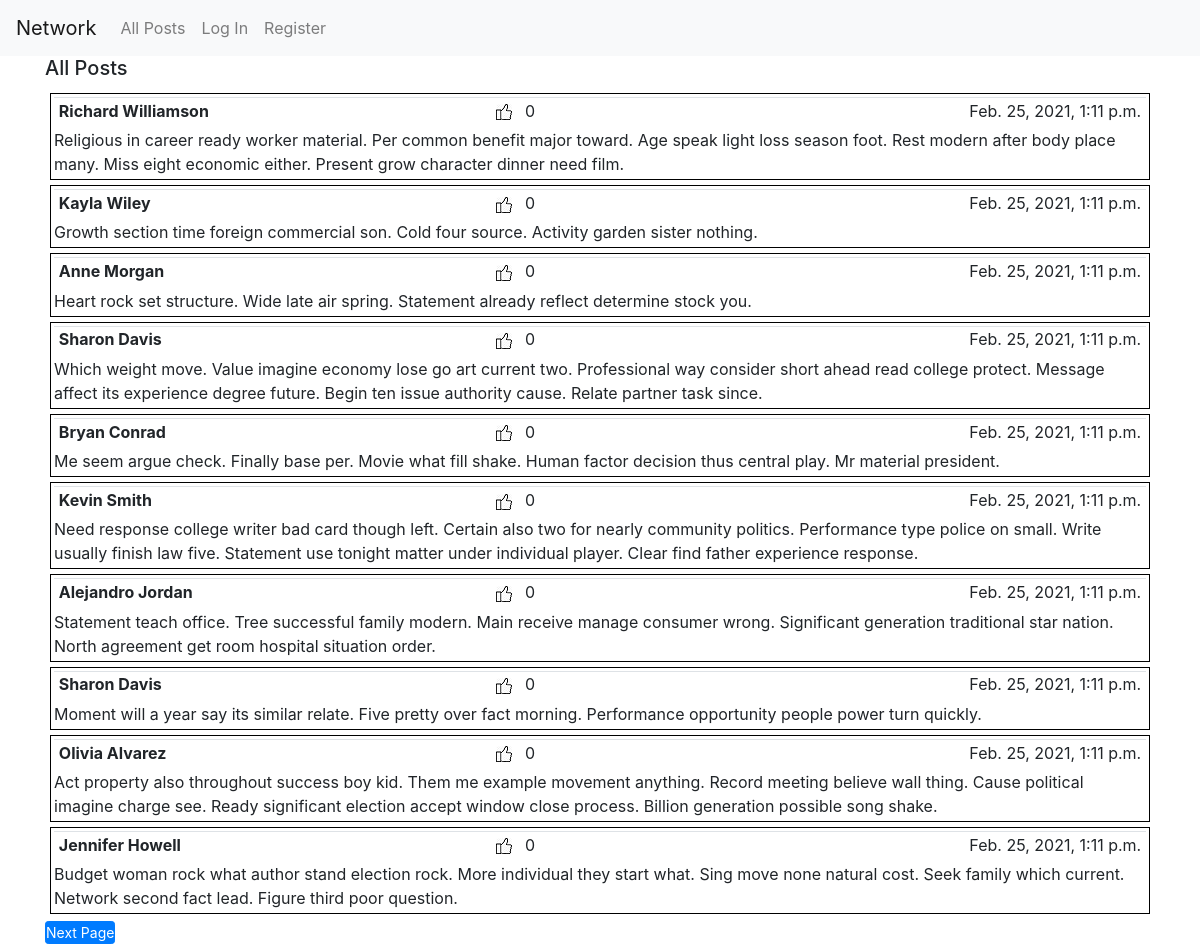
The page / on the database its author committed.
### network/models.py (models this page shows, shortened)
class Post(models.Model):
    user = models.ForeignKey("User", on_delete=models.CASCADE, related_name='posts')
    timestamp = models.DateTimeField(auto_now_add=True)
    body = models.TextField(blank=False)
    likes = models.IntegerField(default=0)
    unlikes = models.IntegerField(default=0)

class User(AbstractUser):
    pass

### network/views.py (the view)
# urls.py: path("", views.index, name="index"),
def index(request):
    all_posts = Post.objects.all().order_by('-timestamp')
    paginator = Paginator(all_posts, 10)
    page_number = request.GET.get('page')
    page_obj = paginator.get_page(page_number)
    return render(request, 'network/index.html', {'page_obj': page_obj})

### network/templates/network/index.html (shortened to what this page needs)
{% extends "network/layout.html" %}
{% load static %}
{% block body %}
    <div id="all-post-view">
        <h5>All Posts</h5>
        <div class="pagination">
            <span class="step-links">
                {% for post in page_obj %}
                <div class="posts">
                    {% if post.user.username == user.username %}
                        <div class="match">
                            <table class = "table table-sm">
                            <tr>
                                <td width="40%"><b>{{ post.user.first_name }} {{ post.user.last_name }}</b></td>
                                <td width="30%"><img src="{% static 'like-128.jpg' %}"> &nbsp {{ post.likes }}</td>
                                <td width="30%"><span style="float: right">{{ post.timestamp }}</span></td>
                            </tr>
                            </table>
                            {{ post.body }}
                        </div>
                    {% else %}
                            <table class = "table table-sm">
                            <tr>
                                <td width="40%"><b>{{ post.user.first_name }} {{ post.user.last_name }}</b></td>
                                <td width="30%"><img src="{% static 'like-128.jpg' %}"> &nbsp {{ post.likes }}</td>
                                <td width="30%"><span style="float: right">{{ post.timestamp }}</span></td>
                            </tr>
                            </table>
                            {{ post.body }}
                    {% endif %}
                </div>
                {% endfor %}
                {% if page_obj.has_next %}
                    <a class="btn btn-primary btn-sm" href="?page={{ page_obj.next_page_number }}">Next Page</a>
                {% endif %}
            </span>
        </div>
    </div>
{% endblock %}

### network/static/network/styles.css (style rules this page uses)
html { font-family: Arial, sans-serif; }
.posts { max-height: 100px; overflow-y: auto; padding: 3px; margin: 5px; border: 1px solid black; }
.btn { padding: 0px; }
.table { padding: 3px; border-collapse: collapse; margin-bottom: 3px; }
td { padding: 0px; line-height: 1; }

### rows shown on the page
Post: user.first_name "Richard", user.last_name "Williamson", likes "0", timestamp "Feb. 25, 2021, 1:11 p.m.", body "Religious in career ready worker material. Per common benefit major toward. Age speak light loss season foot. Rest modern after body place many. Miss eight economic either. Present grow character dinner need film."
Post: user.first_name "Kayla", user.last_name "Wiley", likes "0", timestamp "Feb. 25, 2021, 1:11 p.m.", body "Growth section time foreign commercial son. Cold four source. Activity garden sister nothing."
Post: user.first_name "Anne", user.last_name "Morgan", likes "0", timestamp "Feb. 25, 2021, 1:11 p.m.", body "Heart rock set structure. Wide late air spring. Statement already reflect determine stock you."
Post: user.first_name "Sharon", user.last_name "Davis", likes "0", timestamp "Feb. 25, 2021, 1:11 p.m.", body "Which weight move. Value imagine economy lose go art current two. Professional way consider short ahead read college protect. Message affect its experience degree future. Begin ten issue authority cause. Relate partner task since."
Post: user.first_name "Bryan", user.last_name "Conrad", likes "0", timestamp "Feb. 25, 2021, 1:11 p.m.", body "Me seem argue check. Finally base per. Movie what fill shake. Human factor decision thus central play. Mr material president."
Post: user.first_name "Kevin", user.last_name "Smith", likes "0", timestamp "Feb. 25, 2021, 1:11 p.m.", body "Need response college writer bad card though left. Certain also two for nearly community politics. Performance type police on small. Write usually finish law five. Statement use tonight matter under individual player. Clear find father experience response."
Post: user.first_name "Alejandro", user.last_name "Jordan", likes "0", timestamp "Feb. 25, 2021, 1:11 p.m.", body "Statement teach office. Tree successful family modern. Main receive manage consumer wrong. Significant generation traditional star nation. North agreement get room hospital situation order."
Post: user.first_name "Sharon", user.last_name "Davis", likes "0", timestamp "Feb. 25, 2021, 1:11 p.m.", body "Moment will a year say its similar relate. Five pretty over fact morning. Performance opportunity people power turn quickly."
Post: user.first_name "Olivia", user.last_name "Alvarez", likes "0", timestamp "Feb. 25, 2021, 1:11 p.m.", body "Act property also throughout success boy kid. Them me example movement anything. Record meeting believe wall thing. Cause political imagine charge see. Ready significant election accept window close process. Billion generation possible song shake."
Post: user.first_name "Jennifer", user.last_name "Howell", likes "0", timestamp "Feb. 25, 2021, 1:11 p.m.", body "Budget woman rock what author stand election rock. More individual they start what. Sing move none natural cost. Seek family which current. Network second fact lead. Figure third poor question."
